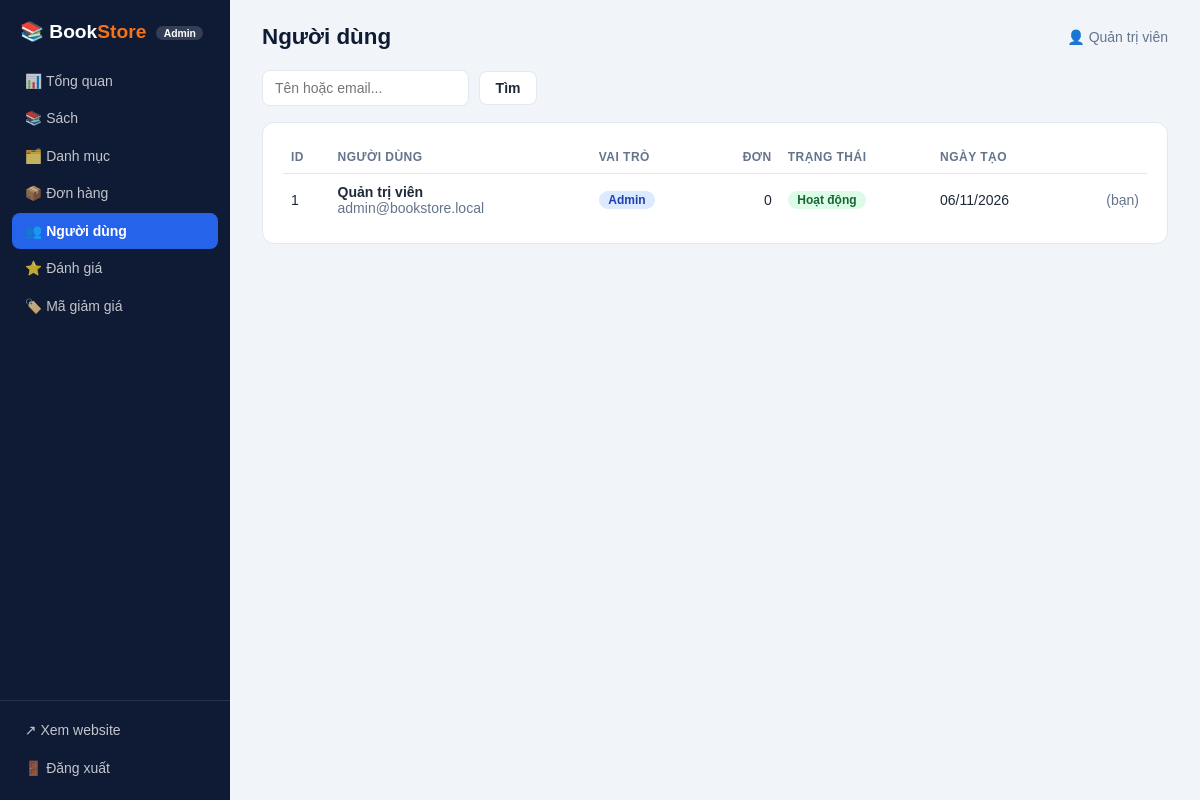
/admin/index.php?page=users&action=index (signed in), run on the app's committed database.
### tables this page shows
CREATE TABLE IF NOT EXISTS users (
  id            INT UNSIGNED AUTO_INCREMENT PRIMARY KEY,
  name          VARCHAR(100) NOT NULL,
  email         VARCHAR(190) NOT NULL UNIQUE,
  phone         VARCHAR(20) NULL,
  password_hash VARCHAR(255) NOT NULL,
  role          ENUM('customer','admin') NOT NULL DEFAULT 'customer',
  is_active     TINYINT(1) NOT NULL DEFAULT 1,
  created_at    TIMESTAMP NOT NULL DEFAULT CURRENT_TIMESTAMP
);

### app/core/Controller.php (called while the page is built, shortened)
<?php
abstract class Controller {
    protected string $page = '';
    public function run(string $action): void {
        $this->$action();
    }
    protected function render(string $view, array $data = []): void {
        $data['active'] = $data['active'] ?? $this->page;
        extract($data, EXTR_SKIP);
        require ROOT . '/app/views/' . $view . '.php';
        $content = ob_get_clean();
        require ROOT . '/app/views/layout.php';
    }
}

### app/controllers/UserController.php (called while the page is built, shortened)
<?php
class UserController extends Controller {
    public function index(): void {
        $q = trim($_GET['q'] ?? '');
        $p = page_no(); $per = 20; $total = 0;
        $users = User::search($q, $p, $per, $total);
        $this->render('users/index', ['title' => 'Người dùng', 'users' => $users, 'q' => $q, 'p' => $p, 'per' => $per, 'total' => $total]);
    }
}

### admin/index.php (called while the page is built, shortened)
<?php
require __DIR__ . '/../app/bootstrap.php';
$action = (string) ($_GET['action'] ?? 'index');
(new $routes[$page])->run($action);

### app/bootstrap.php (called while the page is built, shortened)
<?php
function cfg(string $key, $default = null) {
    $v = $GLOBALS['__cfg'];
    foreach (explode('.', $key) as $k) {
        $v = $v[$k];
    }
    return $v;
}
spl_autoload_register(function (string $class) {
    foreach (['core', 'models', 'controllers'] as $dir) {
        $f = __DIR__ . "/$dir/$class.php";
        if (is_file($f)) { require $f; return; }
    }
});
function e($s): string { return htmlspecialchars((string) $s, ENT_QUOTES, 'UTF-8'); }
function a_url(string $page, string $action = 'index', array $q = []): string {
    return 'index.php?' . http_build_query(array_merge(['page' => $page, 'action' => $action], $q));
}

### app/models/User.php (called while the page is built, shortened)
<?php
class User {
    public static function search(string $q, int $page, int $per, &$total): array {
        $where = '1=1'; $p = [];
        $total = (int) Database::val("SELECT COUNT(*) FROM users u WHERE $where", $p);
        $off = ($page - 1) * $per;
        return Database::all(
            "SELECT u.*, (SELECT COUNT(*) FROM orders o WHERE o.user_id = u.id) AS order_count
             FROM users u WHERE $where ORDER BY u.id DESC LIMIT $per OFFSET $off", $p
        );
    }
}

### app/core/Database.php (called while the page is built, shortened)
<?php
class Database {
    private static ?PDO $pdo = null;
    public static function pdo(): PDO {
        if (self::$pdo === null) {
            $c = cfg('db');
            $dsn = "mysql:host={$c['host']};dbname={$c['name']};charset={$c['charset']}";
            self::$pdo = new PDO($dsn, $c['user'], $c['pass'], [
                PDO::ATTR_ERRMODE            => PDO::ERRMODE_EXCEPTION,
                PDO::ATTR_DEFAULT_FETCH_MODE => PDO::FETCH_ASSOC,
                PDO::ATTR_EMULATE_PREPARES   => false,
            ]);
        }
        return self::$pdo;
    }
    public static function run(string $sql, array $p = []): PDOStatement {
        $st = self::pdo()->prepare($sql);
        $st->execute($p);
        return $st;
    }
    public static function all(string $sql, array $p = []): array { return self::run($sql, $p)->fetchAll(); }
    public static function val(string $sql, array $p = []) {
        $v = self::run($sql, $p)->fetchColumn();
        return $v === false ? null : $v;
    }
}

### app/core/Auth.php (called while the page is built, shortened)
<?php
class Auth {
    public static function user(): ?array { return $_SESSION['user'] ?? null; }
}

### app/views/users/index.php (the view, shortened to what this page needs)
<form class="toolbar" method="get">
  <input type="text" name="q" value="<?= e($q) ?>" placeholder="Tên hoặc email...">
  <button class="btn">Tìm</button>
</form>
<section class="box">
  <table>
    <tr><th>ID</th><th>Người dùng</th><th>Vai trò</th><th class="r">Đơn</th><th>Trạng thái</th><th>Ngày tạo</th><th></th></tr>
    <?php foreach ($users as $u): $self = (int) $u['id'] === (int) Auth::user()['id']; ?>
      <tr>
        <td><?= (int) $u['id'] ?></td>
        <td><b><?= e($u['name']) ?></b><div class="muted"><?= e($u['email']) ?></div></td>
        <td><?= $u['role'] === 'admin' ? '<span class="badge confirmed">Admin</span>' : 'Khách hàng' ?></td>
        <td class="r"><?= (int) $u['order_count'] ?></td>
        <td><?= (int) $u['is_active'] === 1 ? '<span class="badge on">Hoạt động</span>' : '<span class="badge off">Đã khóa</span>' ?></td>
        <td><?= e(date('d/m/Y', strtotime($u['created_at']))) ?></td>
        <td class="r">
          <?php if ($self): ?><span class="muted">(bạn)</span><?php endif; ?>
        </td>
      </tr>
    <?php endforeach; ?>
  </table>
</section>

### app/views/layout.php (shortened to what this page needs)
<?php
$nav = [
    'dashboard'  => ['📊', 'Tổng quan'],
    'books'      => ['📚', 'Sách'],
    'categories' => ['🗂️', 'Danh mục'],
    'orders'     => ['📦', 'Đơn hàng'],
    'users'      => ['👥', 'Người dùng'],
    'reviews'    => ['⭐', 'Đánh giá'],
    'coupons'    => ['🏷️', 'Mã giảm giá'],
];
?><!DOCTYPE html>
<html lang="vi">
<head>
  <link rel="stylesheet" href="assets/admin.css">
</head>
<body>
<aside class="side">
  <div class="brand">📚 Book<span>Store</span> <small>Admin</small></div>
  <nav>
    <?php foreach ($nav as $key => $item): ?>
      <a href="<?= e(a_url($key)) ?>" class="<?= $active === $key ? 'on' : '' ?>"><?= $item[0] ?> <?= e($item[1]) ?></a>
    <?php endforeach; ?>
  </nav>
  <div class="side-foot">
    <a href="../index.html" target="_blank">↗ Xem website</a>
    <a href="login.php?logout=1">🚪 Đăng xuất</a>
  </div>
</aside>
<main>
  <div class="top"><h1><?= e($title) ?></h1><span>👤 <?= e(Auth::user()['name']) ?></span></div>
  <?= $content ?>
</main>
</body>
</html>

### admin/assets/admin.css (style rules this page uses)
:root { --navy:#0f1b35;--blue:#2563eb;--orange:#f97316;--bg:#f1f5f9;--bd:#e2e8f0;--tx:#1e293b;--tx2:#64748b;--ok:#16a34a;--err:#dc2626 }
* { box-sizing:border-box }
body { margin:0;font-family:'Be Vietnam Pro',Poppins,Arial,sans-serif;background:var(--bg);color:var(--tx);font-size:14px;display:flex;min-height:100vh }
a { color:var(--blue);text-decoration:none }
.side { width:230px;background:var(--navy);color:#fff;display:flex;flex-direction:column;position:sticky;top:0;height:100vh;flex-shrink:0 }
.brand { font-weight:800;font-size:1.2rem;padding:1.25rem 1.25rem 1rem }
.brand span { color:var(--orange) }
.brand small { font-size:.65rem;font-weight:600;background:rgba(255,255,255,.15);padding:.1rem .45rem;border-radius:20px;margin-left:.3rem;vertical-align:middle }
.side nav { flex:1;padding:.25rem .75rem }
.side nav a,.side-foot a { display:block;color:rgba(255,255,255,.75);padding:.6rem .8rem;border-radius:8px;margin-bottom:.15rem }
.side nav a.on { background:var(--blue);color:#fff;font-weight:600 }
.side-foot { padding:.75rem;border-top:1px solid rgba(255,255,255,.1) }
main { flex:1;min-width:0;padding:1.5rem 2rem }
.top { display:flex;justify-content:space-between;align-items:center;margin-bottom:1.25rem }
.top h1 { margin:0;font-size:1.4rem;color:var(--navy) }
.top span { color:var(--tx2) }
.card,.box { background:#fff;border:1px solid var(--bd);border-radius:12px;padding:1.1rem 1.25rem }
table { width:100%;border-collapse:collapse }
th,td { text-align:left;padding:.6rem .5rem;border-bottom:1px solid var(--bd);vertical-align:middle }
th { font-size:.75rem;text-transform:uppercase;letter-spacing:.04em;color:var(--tx2) }
tr:last-child td { border-bottom:none }
td.r,th.r { text-align:right }
.btn { display:inline-block;border:1px solid var(--bd);background:#fff;color:var(--tx);padding:.5rem 1rem;border-radius:8px;cursor:pointer;font:inherit;font-weight:600 }
.toolbar { display:flex;gap:.6rem;flex-wrap:wrap;margin-bottom:1rem;align-items:center }
input,select,textarea { font:inherit;padding:.55rem .75rem;border:1.5px solid var(--bd);border-radius:8px;background:#fff;color:var(--tx);width:100% }
.toolbar input,.toolbar select { width:auto }
.badge { display:inline-block;padding:.15rem .6rem;border-radius:20px;font-size:.75rem;font-weight:700;background:#e2e8f0;color:#334155 }
.badge.confirmed { background:#dbeafe;color:#1e40af }
.badge.delivered,.badge.on { background:#dcfce7;color:#166534 }
.muted { color:var(--tx2) }

### data on the page
users: name "Quản trị viên", id "1", email "admin@bookstore.local", role "Admin", order_count "0", is_active "Hoạt động", created_at "06/11/2026", shows "(bạn)"

### other printed values
$item[0] "📊"
$item[1] "Tổng quan"
$item[0] "📚"
$item[1] "Sách"
$item[0] "🗂️"
$item[1] "Danh mục"
$item[0] "📦"
$item[1] "Đơn hàng"
$item[0] "👥"
$item[1] "Người dùng"
$item[0] "⭐"
$item[1] "Đánh giá"
$item[0] "🏷️"
$item[1] "Mã giảm giá"
$title "Người dùng"
